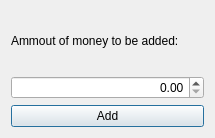
<?xml version="1.0" encoding="UTF-8"?>
<ui version="4.0">
 <class>ep_add_money</class>
 <widget class="QDialog" name="ep_add_money">
  <property name="geometry">
   <rect>
    <x>0</x>
    <y>0</y>
    <width>215</width>
    <height>138</height>
   </rect>
  </property>
  <property name="windowTitle">
   <string>Add Money</string>
  </property>
  <layout class="QGridLayout" name="gridLayout">
   <item row="0" column="0">
    <widget class="QLabel" name="label">
     <property name="text">
      <string>Ammout of money to be added:</string>
     </property>
    </widget>
   </item>
   <item row="1" column="0">
    <widget class="QDoubleSpinBox" name="doubleSpinBoxAmmount">
     <property name="alignment">
      <set>Qt::AlignRight|Qt::AlignTrailing|Qt::AlignVCenter</set>
     </property>
     <property name="maximum">
      <double>999999999999.989990234375000</double>
     </property>
    </widget>
   </item>
   <item row="2" column="0">
    <widget class="QPushButton" name="pushButtonMoneyAdd">
     <property name="text">
      <string>Add</string>
     </property>
    </widget>
   </item>
  </layout>
 </widget>
 <resources/>
 <connections/>
</ui>
